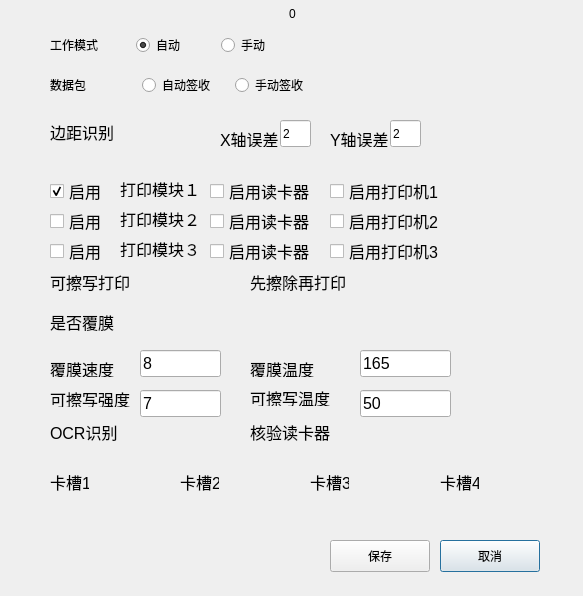
<?xml version="1.0" encoding="UTF-8"?>
<ui version="4.0">
 <class>ParaWindow</class>
 <widget class="QDialog" name="ParaWindow">
  <property name="geometry">
   <rect>
    <x>0</x>
    <y>0</y>
    <width>583</width>
    <height>596</height>
   </rect>
  </property>
  <property name="windowTitle">
   <string>参数设置</string>
  </property>
  <widget class="QLabel" name="label_slotTitle1_3">
   <property name="geometry">
    <rect>
     <x>310</x>
     <y>470</y>
     <width>39</width>
     <height>23</height>
    </rect>
   </property>
   <property name="font">
    <font>
     <pointsize>12</pointsize>
    </font>
   </property>
   <property name="text">
    <string>卡槽3</string>
   </property>
  </widget>
  <widget class="QCheckBox" name="chk_Print2_Print">
   <property name="geometry">
    <rect>
     <x>330</x>
     <y>210</y>
     <width>131</width>
     <height>22</height>
    </rect>
   </property>
   <property name="font">
    <font>
     <pointsize>12</pointsize>
    </font>
   </property>
   <property name="text">
    <string>启用打印机2</string>
   </property>
  </widget>
  <widget class="QLabel" name="label_5">
   <property name="geometry">
    <rect>
     <x>120</x>
     <y>240</y>
     <width>91</width>
     <height>17</height>
    </rect>
   </property>
   <property name="font">
    <font>
     <pointsize>12</pointsize>
    </font>
   </property>
   <property name="text">
    <string>打印模块３</string>
   </property>
  </widget>
  <widget class="QCheckBox" name="chk_Print3_Reader">
   <property name="geometry">
    <rect>
     <x>210</x>
     <y>240</y>
     <width>131</width>
     <height>22</height>
    </rect>
   </property>
   <property name="font">
    <font>
     <pointsize>12</pointsize>
    </font>
   </property>
   <property name="text">
    <string>启用读卡器</string>
   </property>
  </widget>
  <widget class="QCheckBox" name="chk_Print1_Print">
   <property name="geometry">
    <rect>
     <x>330</x>
     <y>180</y>
     <width>131</width>
     <height>22</height>
    </rect>
   </property>
   <property name="font">
    <font>
     <pointsize>12</pointsize>
    </font>
   </property>
   <property name="text">
    <string>启用打印机1</string>
   </property>
  </widget>
  <widget class="QLabel" name="label_3">
   <property name="geometry">
    <rect>
     <x>120</x>
     <y>180</y>
     <width>91</width>
     <height>17</height>
    </rect>
   </property>
   <property name="font">
    <font>
     <pointsize>12</pointsize>
    </font>
   </property>
   <property name="text">
    <string>打印模块１</string>
   </property>
  </widget>
  <widget class="ImageSwitch" name="solt4_switch" native="true">
   <property name="geometry">
    <rect>
     <x>490</x>
     <y>470</y>
     <width>71</width>
     <height>31</height>
    </rect>
   </property>
   <property name="font">
    <font>
     <pointsize>12</pointsize>
    </font>
   </property>
  </widget>
  <widget class="QLineEdit" name="txt2">
   <property name="geometry">
    <rect>
     <x>360</x>
     <y>350</y>
     <width>91</width>
     <height>27</height>
    </rect>
   </property>
   <property name="font">
    <font>
     <pointsize>12</pointsize>
    </font>
   </property>
   <property name="text">
    <string>165</string>
   </property>
  </widget>
  <widget class="QCheckBox" name="chk_Print3_Print">
   <property name="geometry">
    <rect>
     <x>330</x>
     <y>240</y>
     <width>131</width>
     <height>22</height>
    </rect>
   </property>
   <property name="font">
    <font>
     <pointsize>12</pointsize>
    </font>
   </property>
   <property name="text">
    <string>启用打印机3</string>
   </property>
  </widget>
  <widget class="QLabel" name="label_4">
   <property name="geometry">
    <rect>
     <x>120</x>
     <y>210</y>
     <width>91</width>
     <height>17</height>
    </rect>
   </property>
   <property name="font">
    <font>
     <pointsize>12</pointsize>
    </font>
   </property>
   <property name="text">
    <string>打印模块２</string>
   </property>
  </widget>
  <widget class="QPushButton" name="pushButton_Cancle">
   <property name="geometry">
    <rect>
     <x>440</x>
     <y>540</y>
     <width>100</width>
     <height>32</height>
    </rect>
   </property>
   <property name="text">
    <string>取消</string>
   </property>
  </widget>
  <widget class="QWidget" name="layoutWidget">
   <property name="geometry">
    <rect>
     <x>50</x>
     <y>30</y>
     <width>251</width>
     <height>30</height>
    </rect>
   </property>
   <layout class="QHBoxLayout" name="horizontalLayout_2">
    <item>
     <widget class="QLabel" name="label_2">
      <property name="text">
       <string>工作模式</string>
      </property>
     </widget>
    </item>
    <item>
     <widget class="QRadioButton" name="rbtn1">
      <property name="text">
       <string>自动</string>
      </property>
      <property name="checked">
       <bool>true</bool>
      </property>
     </widget>
    </item>
    <item>
     <widget class="QRadioButton" name="rbtn2">
      <property name="text">
       <string>手动</string>
      </property>
     </widget>
    </item>
   </layout>
  </widget>
  <widget class="QLineEdit" name="txt4">
   <property name="geometry">
    <rect>
     <x>360</x>
     <y>390</y>
     <width>91</width>
     <height>27</height>
    </rect>
   </property>
   <property name="font">
    <font>
     <pointsize>12</pointsize>
    </font>
   </property>
   <property name="text">
    <string>50</string>
   </property>
  </widget>
  <widget class="QLineEdit" name="txt1">
   <property name="geometry">
    <rect>
     <x>140</x>
     <y>350</y>
     <width>81</width>
     <height>27</height>
    </rect>
   </property>
   <property name="font">
    <font>
     <pointsize>12</pointsize>
    </font>
   </property>
   <property name="text">
    <string>8</string>
   </property>
  </widget>
  <widget class="QLabel" name="label_slotTitle1">
   <property name="geometry">
    <rect>
     <x>50</x>
     <y>470</y>
     <width>39</width>
     <height>23</height>
    </rect>
   </property>
   <property name="font">
    <font>
     <pointsize>12</pointsize>
    </font>
   </property>
   <property name="text">
    <string>卡槽1</string>
   </property>
  </widget>
  <widget class="QPushButton" name="pushButton_Save">
   <property name="geometry">
    <rect>
     <x>330</x>
     <y>540</y>
     <width>100</width>
     <height>32</height>
    </rect>
   </property>
   <property name="text">
    <string>保存</string>
   </property>
  </widget>
  <widget class="QCheckBox" name="chk_Print2_Reader">
   <property name="geometry">
    <rect>
     <x>210</x>
     <y>210</y>
     <width>131</width>
     <height>22</height>
    </rect>
   </property>
   <property name="font">
    <font>
     <pointsize>12</pointsize>
    </font>
   </property>
   <property name="text">
    <string>启用读卡器</string>
   </property>
  </widget>
  <widget class="QWidget" name="layoutWidget_2">
   <property name="geometry">
    <rect>
     <x>50</x>
     <y>70</y>
     <width>271</width>
     <height>30</height>
    </rect>
   </property>
   <layout class="QHBoxLayout" name="horizontalLayout">
    <item>
     <widget class="QLabel" name="label_6">
      <property name="text">
       <string>数据包</string>
      </property>
     </widget>
    </item>
    <item>
     <widget class="QRadioButton" name="rbtn3">
      <property name="text">
       <string>自动签收</string>
      </property>
     </widget>
    </item>
    <item>
     <widget class="QRadioButton" name="rbtn4">
      <property name="text">
       <string>手动签收</string>
      </property>
     </widget>
    </item>
   </layout>
  </widget>
  <widget class="ImageSwitch" name="solt3_switch" native="true">
   <property name="geometry">
    <rect>
     <x>360</x>
     <y>470</y>
     <width>71</width>
     <height>31</height>
    </rect>
   </property>
   <property name="font">
    <font>
     <pointsize>12</pointsize>
    </font>
   </property>
  </widget>
  <widget class="ImageSwitch" name="solt1_switch" native="true">
   <property name="geometry">
    <rect>
     <x>100</x>
     <y>470</y>
     <width>71</width>
     <height>31</height>
    </rect>
   </property>
   <property name="font">
    <font>
     <pointsize>12</pointsize>
    </font>
   </property>
  </widget>
  <widget class="QLabel" name="label_slotTitle1_4">
   <property name="geometry">
    <rect>
     <x>440</x>
     <y>470</y>
     <width>39</width>
     <height>23</height>
    </rect>
   </property>
   <property name="font">
    <font>
     <pointsize>12</pointsize>
    </font>
   </property>
   <property name="text">
    <string>卡槽4</string>
   </property>
  </widget>
  <widget class="ImageSwitch" name="solt2_switch" native="true">
   <property name="geometry">
    <rect>
     <x>230</x>
     <y>470</y>
     <width>71</width>
     <height>31</height>
    </rect>
   </property>
   <property name="font">
    <font>
     <pointsize>12</pointsize>
    </font>
   </property>
  </widget>
  <widget class="QCheckBox" name="chk_Print1_Reader">
   <property name="geometry">
    <rect>
     <x>210</x>
     <y>180</y>
     <width>131</width>
     <height>22</height>
    </rect>
   </property>
   <property name="font">
    <font>
     <pointsize>12</pointsize>
    </font>
   </property>
   <property name="text">
    <string>启用读卡器</string>
   </property>
  </widget>
  <widget class="QLineEdit" name="txt3">
   <property name="geometry">
    <rect>
     <x>140</x>
     <y>390</y>
     <width>81</width>
     <height>27</height>
    </rect>
   </property>
   <property name="font">
    <font>
     <pointsize>12</pointsize>
    </font>
   </property>
   <property name="text">
    <string>7</string>
   </property>
  </widget>
  <widget class="QLabel" name="label_slotTitle1_2">
   <property name="geometry">
    <rect>
     <x>180</x>
     <y>470</y>
     <width>39</width>
     <height>23</height>
    </rect>
   </property>
   <property name="font">
    <font>
     <pointsize>12</pointsize>
    </font>
   </property>
   <property name="text">
    <string>卡槽2</string>
   </property>
  </widget>
  <widget class="QLabel" name="label_7">
   <property name="geometry">
    <rect>
     <x>50</x>
     <y>360</y>
     <width>91</width>
     <height>17</height>
    </rect>
   </property>
   <property name="font">
    <font>
     <pointsize>12</pointsize>
    </font>
   </property>
   <property name="text">
    <string>覆膜速度</string>
   </property>
  </widget>
  <widget class="QLabel" name="label_8">
   <property name="geometry">
    <rect>
     <x>250</x>
     <y>360</y>
     <width>91</width>
     <height>17</height>
    </rect>
   </property>
   <property name="font">
    <font>
     <pointsize>12</pointsize>
    </font>
   </property>
   <property name="text">
    <string>覆膜温度</string>
   </property>
  </widget>
  <widget class="QLabel" name="label_9">
   <property name="geometry">
    <rect>
     <x>50</x>
     <y>390</y>
     <width>91</width>
     <height>17</height>
    </rect>
   </property>
   <property name="font">
    <font>
     <pointsize>12</pointsize>
    </font>
   </property>
   <property name="text">
    <string>可擦写强度</string>
   </property>
  </widget>
  <widget class="QLabel" name="label_10">
   <property name="geometry">
    <rect>
     <x>250</x>
     <y>390</y>
     <width>91</width>
     <height>16</height>
    </rect>
   </property>
   <property name="font">
    <font>
     <pointsize>12</pointsize>
    </font>
   </property>
   <property name="text">
    <string>可擦写温度</string>
   </property>
  </widget>
  <widget class="QCheckBox" name="chk_Print1">
   <property name="geometry">
    <rect>
     <x>50</x>
     <y>180</y>
     <width>61</width>
     <height>22</height>
    </rect>
   </property>
   <property name="font">
    <font>
     <pointsize>12</pointsize>
    </font>
   </property>
   <property name="text">
    <string>启用</string>
   </property>
   <property name="checked">
    <bool>true</bool>
   </property>
  </widget>
  <widget class="QCheckBox" name="chk_Print2">
   <property name="geometry">
    <rect>
     <x>50</x>
     <y>210</y>
     <width>61</width>
     <height>22</height>
    </rect>
   </property>
   <property name="font">
    <font>
     <pointsize>12</pointsize>
    </font>
   </property>
   <property name="text">
    <string>启用</string>
   </property>
  </widget>
  <widget class="QCheckBox" name="chk_Print3">
   <property name="geometry">
    <rect>
     <x>50</x>
     <y>240</y>
     <width>61</width>
     <height>22</height>
    </rect>
   </property>
   <property name="font">
    <font>
     <pointsize>12</pointsize>
    </font>
   </property>
   <property name="text">
    <string>启用</string>
   </property>
  </widget>
  <widget class="QLabel" name="label_slotTitle1_5">
   <property name="geometry">
    <rect>
     <x>50</x>
     <y>120</y>
     <width>71</width>
     <height>23</height>
    </rect>
   </property>
   <property name="font">
    <font>
     <pointsize>12</pointsize>
    </font>
   </property>
   <property name="text">
    <string>边距识别</string>
   </property>
  </widget>
  <widget class="ImageSwitch" name="corder_switch" native="true">
   <property name="geometry">
    <rect>
     <x>130</x>
     <y>120</y>
     <width>71</width>
     <height>31</height>
    </rect>
   </property>
  </widget>
  <widget class="QLabel" name="label_slotTitle1_6">
   <property name="geometry">
    <rect>
     <x>50</x>
     <y>420</y>
     <width>71</width>
     <height>23</height>
    </rect>
   </property>
   <property name="font">
    <font>
     <pointsize>12</pointsize>
    </font>
   </property>
   <property name="text">
    <string>OCR识别</string>
   </property>
  </widget>
  <widget class="ImageSwitch" name="ocr_switch" native="true">
   <property name="geometry">
    <rect>
     <x>130</x>
     <y>420</y>
     <width>71</width>
     <height>31</height>
    </rect>
   </property>
   <property name="font">
    <font>
     <pointsize>12</pointsize>
    </font>
   </property>
  </widget>
  <widget class="QLabel" name="label_slotTitle1_7">
   <property name="geometry">
    <rect>
     <x>250</x>
     <y>420</y>
     <width>81</width>
     <height>23</height>
    </rect>
   </property>
   <property name="font">
    <font>
     <pointsize>12</pointsize>
    </font>
   </property>
   <property name="text">
    <string>核验读卡器</string>
   </property>
  </widget>
  <widget class="ImageSwitch" name="checkreader_switch" native="true">
   <property name="geometry">
    <rect>
     <x>350</x>
     <y>420</y>
     <width>71</width>
     <height>31</height>
    </rect>
   </property>
   <property name="font">
    <font>
     <pointsize>12</pointsize>
    </font>
   </property>
  </widget>
  <widget class="QLineEdit" name="txt_X">
   <property name="geometry">
    <rect>
     <x>280</x>
     <y>120</y>
     <width>31</width>
     <height>27</height>
    </rect>
   </property>
   <property name="text">
    <string>2</string>
   </property>
  </widget>
  <widget class="QLabel" name="label_11">
   <property name="geometry">
    <rect>
     <x>220</x>
     <y>130</y>
     <width>61</width>
     <height>17</height>
    </rect>
   </property>
   <property name="font">
    <font>
     <pointsize>12</pointsize>
    </font>
   </property>
   <property name="text">
    <string>X轴误差</string>
   </property>
  </widget>
  <widget class="QLabel" name="label_12">
   <property name="geometry">
    <rect>
     <x>330</x>
     <y>130</y>
     <width>61</width>
     <height>17</height>
    </rect>
   </property>
   <property name="font">
    <font>
     <pointsize>12</pointsize>
    </font>
   </property>
   <property name="text">
    <string>Y轴误差</string>
   </property>
  </widget>
  <widget class="QLineEdit" name="txt_Y">
   <property name="geometry">
    <rect>
     <x>390</x>
     <y>120</y>
     <width>31</width>
     <height>27</height>
    </rect>
   </property>
   <property name="text">
    <string>2</string>
   </property>
  </widget>
  <widget class="QLabel" name="label_slotTitle1_8">
   <property name="geometry">
    <rect>
     <x>50</x>
     <y>270</y>
     <width>81</width>
     <height>23</height>
    </rect>
   </property>
   <property name="font">
    <font>
     <pointsize>12</pointsize>
    </font>
   </property>
   <property name="text">
    <string>可擦写打印</string>
   </property>
  </widget>
  <widget class="ImageSwitch" name="use_EP_switch" native="true">
   <property name="geometry">
    <rect>
     <x>130</x>
     <y>270</y>
     <width>71</width>
     <height>31</height>
    </rect>
   </property>
   <property name="font">
    <font>
     <pointsize>12</pointsize>
    </font>
   </property>
  </widget>
  <widget class="QLabel" name="label_slotTitle1_9">
   <property name="geometry">
    <rect>
     <x>250</x>
     <y>270</y>
     <width>101</width>
     <height>23</height>
    </rect>
   </property>
   <property name="font">
    <font>
     <pointsize>12</pointsize>
    </font>
   </property>
   <property name="text">
    <string>先擦除再打印</string>
   </property>
  </widget>
  <widget class="ImageSwitch" name="clearBeforePrint_switch" native="true">
   <property name="geometry">
    <rect>
     <x>350</x>
     <y>270</y>
     <width>71</width>
     <height>31</height>
    </rect>
   </property>
   <property name="font">
    <font>
     <pointsize>12</pointsize>
    </font>
   </property>
  </widget>
  <widget class="QWidget" name="widgetTop" native="true">
   <property name="geometry">
    <rect>
     <x>0</x>
     <y>0</y>
     <width>585</width>
     <height>28</height>
    </rect>
   </property>
   <property name="sizePolicy">
    <sizepolicy hsizetype="Preferred" vsizetype="Preferred">
     <horstretch>0</horstretch>
     <verstretch>0</verstretch>
    </sizepolicy>
   </property>
   <property name="maximumSize">
    <size>
     <width>16777215</width>
     <height>45</height>
    </size>
   </property>
   <layout class="QHBoxLayout" name="horizontalLayout_3">
    <property name="leftMargin">
     <number>0</number>
    </property>
    <property name="topMargin">
     <number>0</number>
    </property>
    <property name="rightMargin">
     <number>0</number>
    </property>
    <property name="bottomMargin">
     <number>0</number>
    </property>
    <item>
     <widget class="QLabel" name="labTitle">
      <property name="sizePolicy">
       <sizepolicy hsizetype="Expanding" vsizetype="Preferred">
        <horstretch>0</horstretch>
        <verstretch>0</verstretch>
       </sizepolicy>
      </property>
      <property name="text">
       <string>0</string>
      </property>
      <property name="alignment">
       <set>Qt::AlignCenter</set>
      </property>
     </widget>
    </item>
   </layout>
  </widget>
  <widget class="QLabel" name="label_setlam">
   <property name="geometry">
    <rect>
     <x>50</x>
     <y>310</y>
     <width>81</width>
     <height>23</height>
    </rect>
   </property>
   <property name="font">
    <font>
     <pointsize>12</pointsize>
    </font>
   </property>
   <property name="text">
    <string>是否覆膜</string>
   </property>
  </widget>
  <widget class="ImageSwitch" name="use_LAM_switch" native="true">
   <property name="geometry">
    <rect>
     <x>130</x>
     <y>310</y>
     <width>71</width>
     <height>31</height>
    </rect>
   </property>
   <property name="font">
    <font>
     <pointsize>12</pointsize>
    </font>
   </property>
  </widget>
 </widget>
 <customwidgets>
  <customwidget>
   <class>ImageSwitch</class>
   <extends>QWidget</extends>
   <header>control/imageswitch.h</header>
   <container>1</container>
  </customwidget>
 </customwidgets>
 <resources/>
 <connections/>
</ui>
